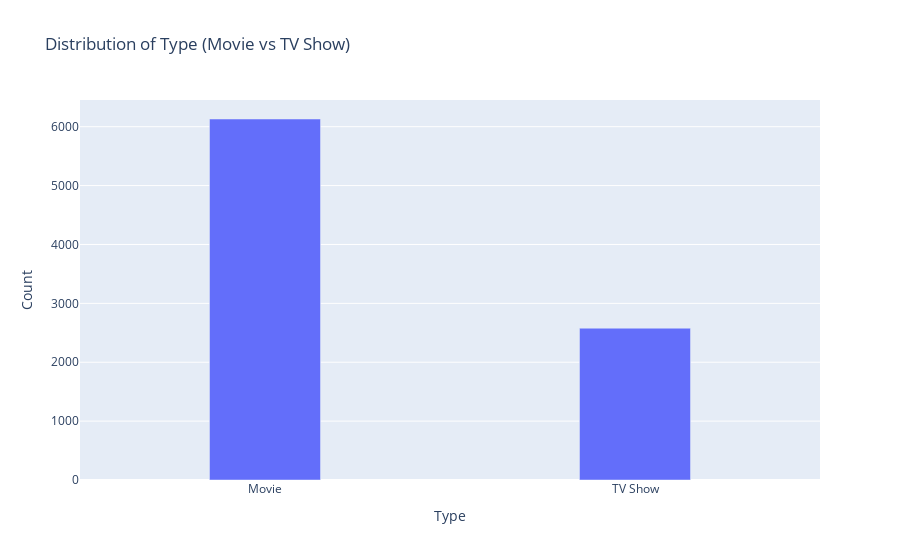

The notebook cell this image was saved under:
### Markdown cell above
## First graph

### Code cell
import plotly.graph_objects as go

type_counts = data['type'].value_counts()

fig = go.Figure()
fig.add_trace(go.Bar(
    x=type_counts.index, 
    y=type_counts.values,
    width=[0.3, 0.3] 
    ))
fig.update_layout(
    title = "Distribution of Type (Movie vs TV Show)",
    xaxis_title="Type",
    yaxis_title="Count",
)
fig.show()

### Figure 1 — Plotly figure (JSON) as saved in the notebook; plotly's stock layout.template omitted (floating-point values rounded to 4 significant figures)
{"data": [{"type": "bar", "width": [0.3, 0.3], "x": ["Movie", "TV Show"], "y": [6131, 2578]}], "layout": {"title": {"text": "Distribution of Type (Movie vs TV Show)"}, "xaxis": {"title": {"text": "Type"}}, "yaxis": {"title": {"text": "Count"}}}}
